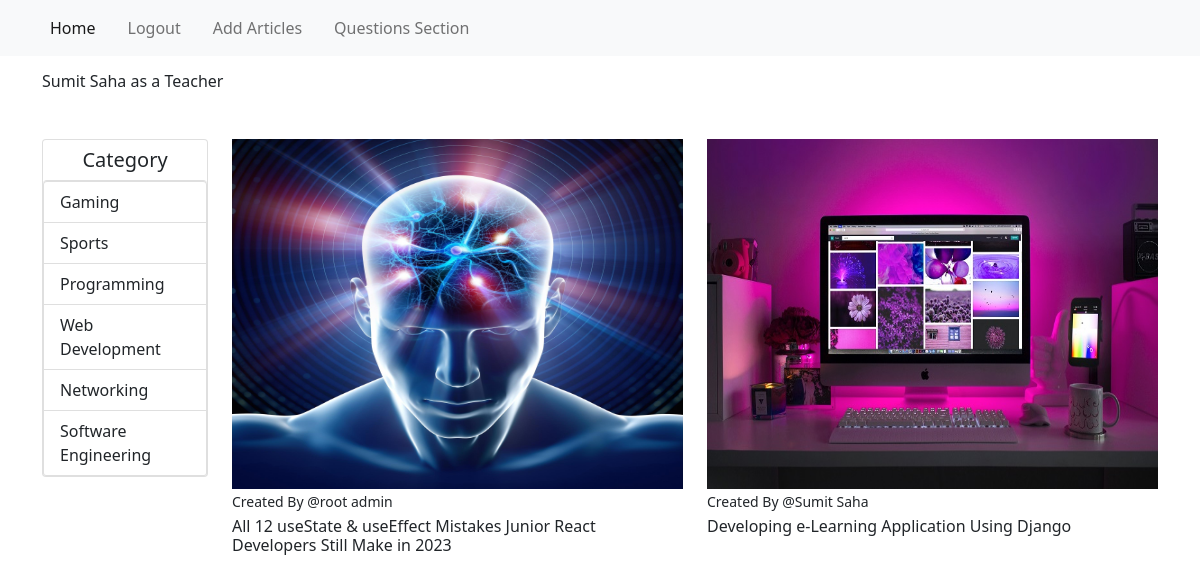
The page /content/category/3 (signed in) on the database its author committed.
### app_login/models.py (models this page shows, shortened)
class Account(models.Model):
    account_type = models.ForeignKey(
        AccountType, on_delete=models.CASCADE, blank=True)
    user = models.OneToOneField(
        User, on_delete=models.CASCADE, related_name="account_user", unique=True)

class AccountType(models.Model):
    account_type = models.CharField(max_length=264)
    created = models.DateTimeField(auto_now_add=True)
    def __str__(self) -> str:
        return str(self.account_type)

### content_management/models.py (models this page shows, shortened)
class Category(models.Model):
    name = models.CharField(max_length=256)
    created = models.DateTimeField(auto_now_add=True)

class TeacherArticle(models.Model):
    user = models.ForeignKey(
        User, on_delete=models.CASCADE, related_name="user_upload")
    article_image = models.ImageField(
        upload_to="articleImg", blank=True, null=True)
    category = models.ForeignKey(
        Category, on_delete=models.CASCADE, related_name="article_category")
    title = models.CharField(max_length=256)
    slug = models.SlugField(blank=True, max_length=500)
    description = models.TextField()
    created_at = models.DateTimeField(auto_now_add=True)

### content_management/views.py (the view)
# urls.py: path("category/<pk>", views.searchByCategory, name="searchByCategory"),
def searchByCategory(request, pk):
    categoryArticles = TeacherArticle.objects.filter(category__pk=pk)
    categories = Category.objects.all()
    return render(request, "home.html", context={"categoryArticles": categoryArticles, "categories": categories})

### content_management/templates/home.html (shortened to what this page needs)
{% extends 'base.html' %}
{% block body_block %}
{% if user.is_authenticated %}
<h6>{{user.first_name}} {{user.last_name}} as a {{user.account_user.account_type}}</h6>
{% endif %}
<div class="row mt-5">
    <div class="col-md-2">
        <div class="card ">
            <h5 class="m-2 text-center">Category</h5>
            <div class="list-group">
                {% for category in categories %}
                <a href="{% url "searchByCategory" category.pk %}" class="list-group-item list-group-item-action">
                    {{category.name}}</a>
                {% endfor %}
            </div>
        </div>
    </div>
    <div class="col-md-10">
        <div class=" example-1 scrollbar-ripe-malinka">
            <div id="cartItem">
                <div class="row">
                    {% if categoryArticles %}
                    {% for article in categoryArticles %}
                    <div class="col-6 mb-3">
                        <img src="{{article.article_image.url}}" alt="{{article.title}}" class="img-fluid"
                            style="width: 550px; height: 350px;">
                        <small>Created By @{{article.user.first_name}} {{article.user.last_name}}</small>
                        <a href="{% url "articleDetails" article.slug  %}" class="text-decoration-none text-dark">
                            <h6 class="mt-1">{{article.title}}</h6>
                        </a>
                    </div>
                    {% endfor %}
                    {% endif %}
                </div>
            </div>
        </div>
    </div>
</div>
{% endblock body_block %}

### static/style.css (style rules this page uses)
.example-1 { position: relative; overflow-y: scroll; height: 100vh; }

### rows shown on the page
Category: name "Gaming"
Category: name "Sports"
Category: name "Programming"
Category: name "Web Development"
Category: name "Networking"
Category: name "Software Engineering"
TeacherArticle: article_image (picture), user.first_name "root", user.last_name "admin", title "All 12 useState & useEffect Mistakes Junior React Developers Still Make in 2023"
TeacherArticle: article_image (picture), user.first_name "Sumit", user.last_name "Saha", title "Developing e-Learning Application Using Django"

### other values the page prints
{{ user.first_name }} "Sumit"
{{ user.last_name }} "Saha"
{{ user.account_user.account_type }} "Teacher"
